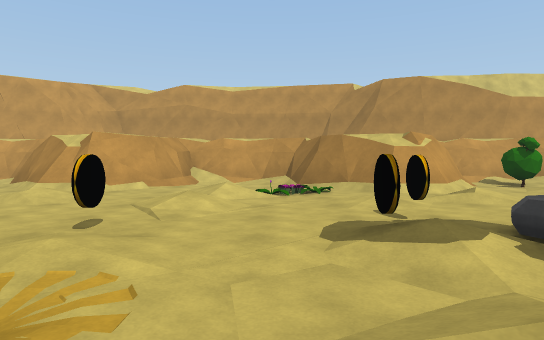
view 1 (above)

20 first-person views from a walk through a scene from a Unity 3-D project. The camera is 1.4 m above the floor, tilts 2° down and sees 75° across. The floor is counted in squares, 2 m on a side. Each view is taken from the middle of a square. On the plan, view 1 faces up. The plan holds only what a view shows up to about 11 squares ahead; the rest is blank. The place goes on beyond the plan.

view 2
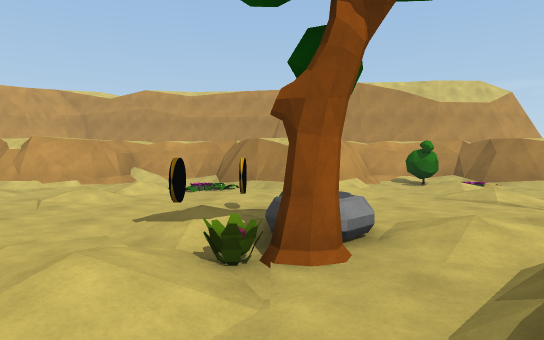

view 3
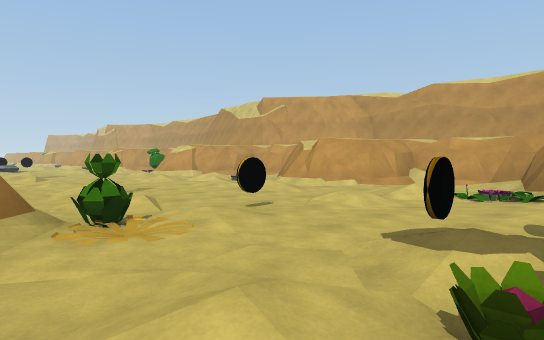

view 4
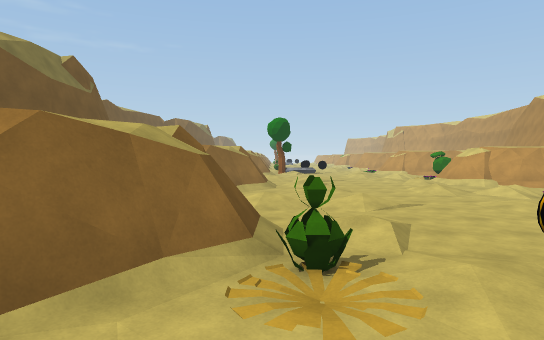

view 5
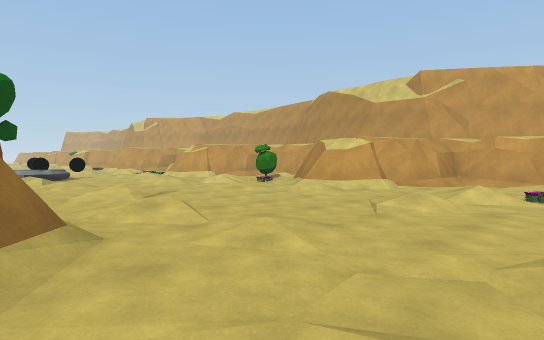

view 6
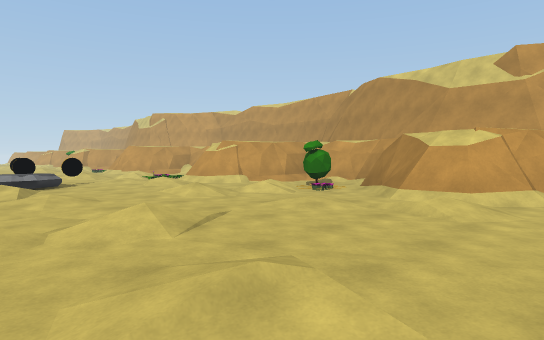

view 7
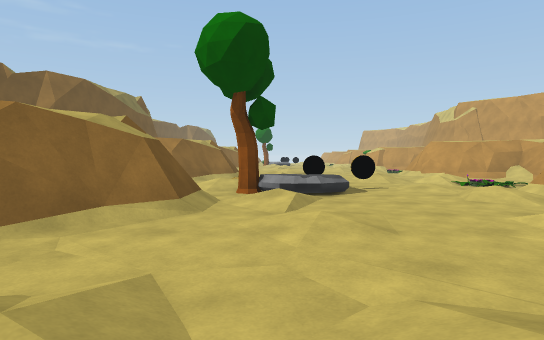

view 8
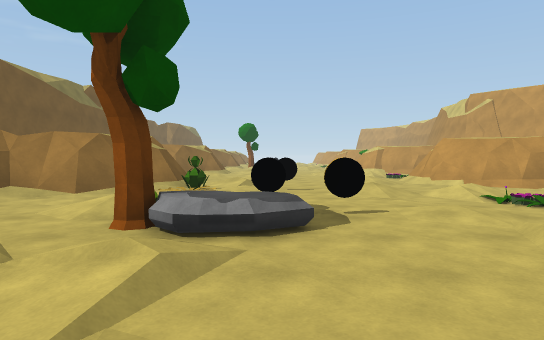

view 9
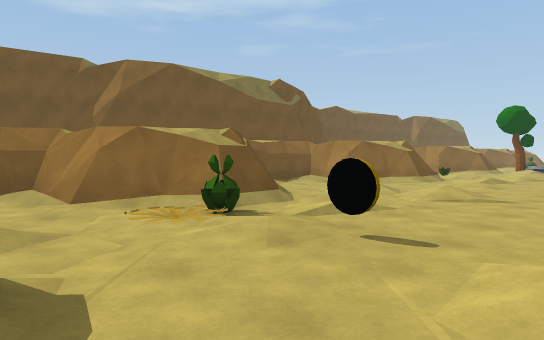

view 10
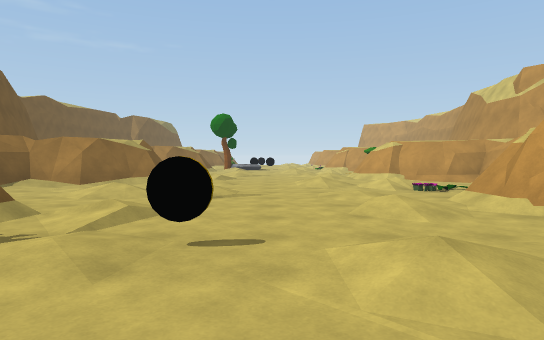

view 11
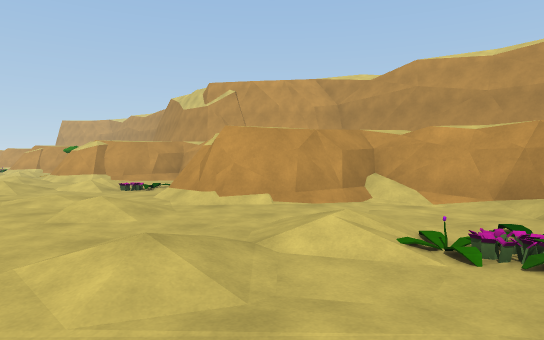

view 12
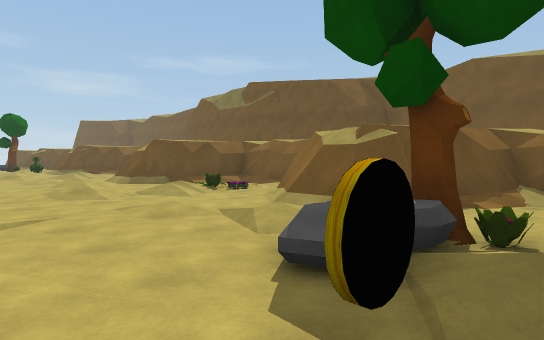

view 13
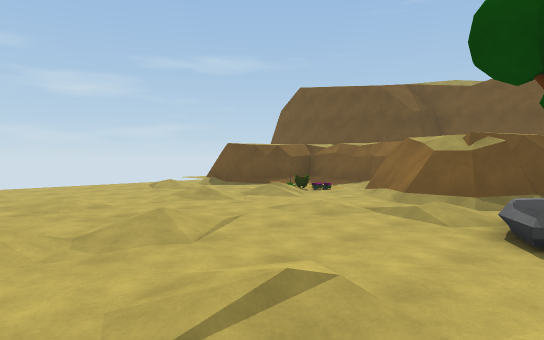

view 14
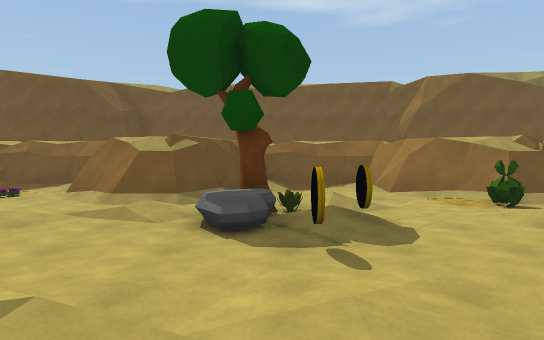

view 15
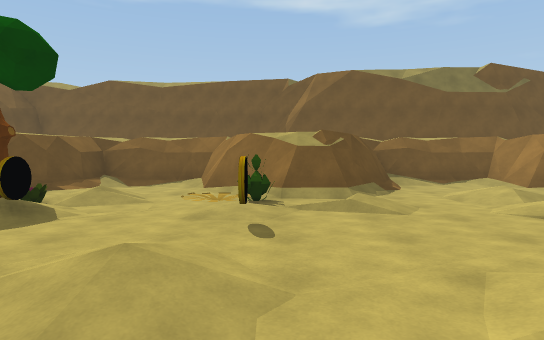

view 16
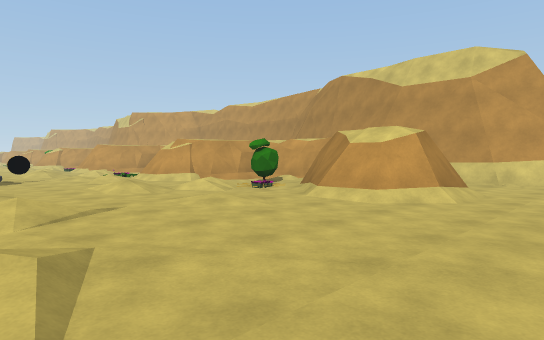

view 17
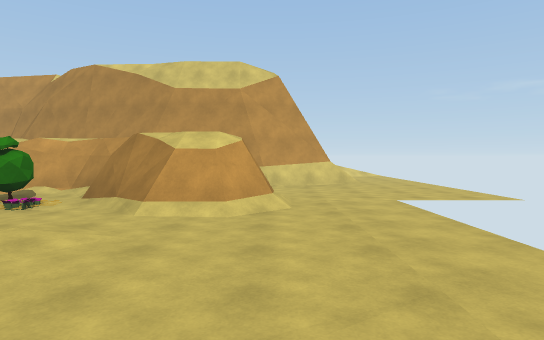

view 18
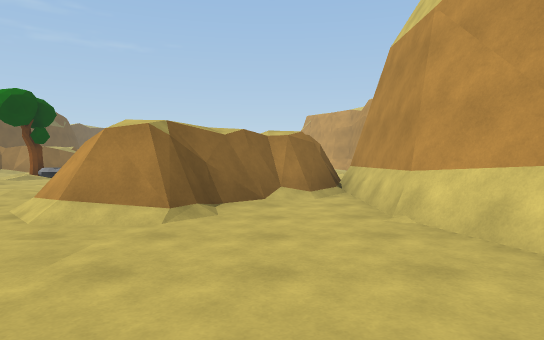

view 19
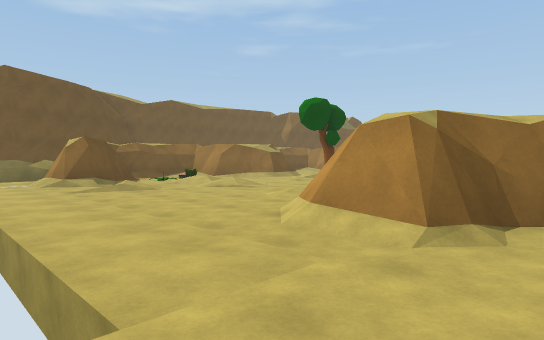

view 20
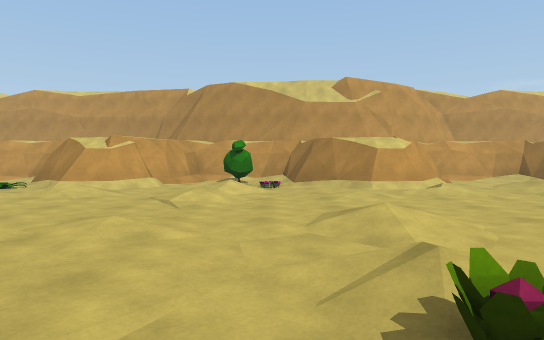

### Floor plan
Key: @ floor where view 1 was taken; # wall or solid block; . main floor; : floor 0.25 m higher than the main floor; + floor 0.5 m higher than the main floor; / step, stairs or slope; = window, fence, low wall or low ledge; O other object.
Columns run from 32 left of view 1 to 15 right of it. Each row starts with its distance up from view 1.
 13                                             # ..
 12                                         #####=..
 11                                        ##.......
 10  ##     #####  #####  #####  #####  ######......
  9  #/.    #/..#  #/O.#  #/..## #/..#  #/O.###/....
  8 ##..O/###..O####..O####.../###..O####..O###/..
  7 #/.:O.//..+OO///.+..///.:O.//..+OO///.+..///..
  6 :......:....../......:......:....../..........
  5  ..:......+......:......:......+......:.......
  4  ............O....................O...........
  3  ..../...O..OO/....:....../...O..OO/....:.....
  2  /....../...OO//....../....../...OO//....../..
  1  //..+../OO.+..//..+..//..+../OO.+..//..+..=..
  0  ##/...###/...###/OOO###/...###/@..###/OOO##=.
 -1   ##...  ##...####...# ##...####...# ##...##..
 -2    ###    #####  #####  #####  #####  ######=

Where each view was taken, in squares from view 1:
view 1: 0 up, 0 right, facing up
view 2: 1 down, 2 right, facing up
view 3: 0 up, 2 right, facing up-left
view 4: 1 up, 1 right, facing left
view 5: 0 up, 6 left, facing up-left
view 6: 1 up, 9 left, facing up-left
view 7: 2 up, 12 left, facing left
view 8: 3 up, 15 left, facing left
view 9: 5 up, 20 left, facing down-left
view 10: 4 up, 20 left, facing left
view 11: 4 up, 20 left, facing up-left
view 12: 5 up, 20 left, facing down-right
view 13: 7 up, 2 right, facing down-right
view 14: 7 up, 2 right, facing down
view 15: 7 up, 2 left, facing down
view 16: 2 up, 13 right, facing up-left
view 17: 2 up, 11 right, facing up
view 18: 10 up, 15 right, facing left
view 19: 10 up, 14 right, facing down-left
view 20: 1 down, 14 left, facing up
